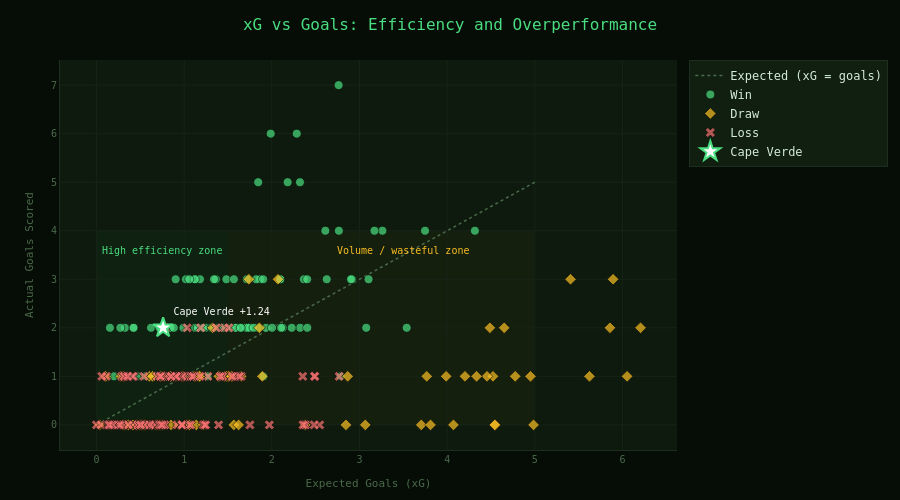

Here is the notebook cell this chart was saved with:
### Code cell
# Chart 4: xG efficiency scatter with zone annotations

fig_xg = go.Figure()

fig_xg.add_shape(type="rect", x0=0, y0=0, x1=1.5, y1=4,
                 fillcolor="rgba(74,222,128,0.04)", line_width=0, layer="below")
fig_xg.add_shape(type="rect", x0=1.5, y0=0, x1=5, y1=4,
                 fillcolor="rgba(251,191,36,0.03)", line_width=0, layer="below")
fig_xg.add_annotation(x=0.75, y=3.6, text="High efficiency zone", showarrow=False,
                       font=dict(color=C["win"], size=10))
fig_xg.add_annotation(x=3.5, y=3.6, text="Volume / wasteful zone", showarrow=False,
                       font=dict(color=C["draw"], size=10))

fig_xg.add_trace(go.Scatter(
    x=[0,5], y=[0,5], mode="lines", name="Expected (xG = goals)",
    line=dict(color=C["muted"], dash="dot", width=1.5), showlegend=True,
))

for outcome, color, sym in [("Win",C["win"],"circle"),("Draw",C["draw"],"diamond"),("Loss",C["loss"],"x")]:
    sub = df[df["outcome"]==outcome]
    fig_xg.add_trace(go.Scatter(
        x=sub["xg"], y=sub["goals"], mode="markers", name=outcome,
        marker=dict(color=color, size=9, symbol=sym, opacity=0.7,
                    line=dict(color=C["bg"], width=0.8)),
        text=sub["team"]+" vs "+sub["opponent"],
        hovertemplate="%{text}<br>xG: %{x:.2f} | Goals: %{y}<extra></extra>",
    ))

fig_xg.add_trace(go.Scatter(
    x=[0.76], y=[2], mode="markers+text", name="Cape Verde",
    marker=dict(color="#ffffff", size=15, symbol="star", line=dict(color=C["win"], width=2)),
    text=["Cape Verde +1.24"], textposition="top right",
    textfont=dict(color="#ffffff", size=10),
))

fig_xg.update_layout(
    **BASE,
    title=dict(text="xG vs Goals: Efficiency and Overperformance", font=dict(size=16,color=C["win"]), x=0.5),
    xaxis={**axis("Expected Goals (xG)")},
    yaxis={**axis("Actual Goals Scored")},
    legend=dict(bgcolor=C["card"], bordercolor=C["border"], borderwidth=1),
    height=500,
)
fig_xg.show()

### Figure 1 — Plotly figure (JSON) as saved in the notebook; plotly's stock layout.template omitted (floating-point values rounded to 4 significant figures)
{"data": [{"line": {"color": "#4a6a4a", "dash": "dot", "width": 1.5}, "mode": "lines", "name": "Expected (xG = goals)", "showlegend": true, "type": "scatter", "x": [0, 5], "y": [0, 5]}, {"hovertemplate": "%{text}<br>xG: %{x:.2f} | Goals: %{y}<extra></extra>", "marker": {"color": "#4ade80", "line": {"color": "#060d06", "width": 0.8}, "opacity": 0.7, "size": 9, "symbol": "circle"}, "mode": "markers", "name": "Win", "text": ["Morocco vs Canada", "England vs Iran", "Japan vs Spain", "United States vs Iran", "Iran vs Wales", "Tunisia vs France", "England vs Wales", "Switzerland vs Cameroon", "Portugal vs Ghana", "Netherlands vs Senegal", "Poland vs Saudi Arabia", "Netherlands vs Qatar", "France vs Denmark", "Japan vs Germany", "Senegal vs Qatar", "Belgium vs Canada", "Brazil vs Switzerland", "Germany vs Costa Rica", "Costa Rica vs Japan", "Croatia vs Morocco", "Switzerland vs Serbia", "Argentina vs Australia", "Australia vs Denmark", "Brazil vs Serbia", "Australia vs Tunisia", "Senegal vs Ecuador", "Morocco vs Portugal", "Mexico vs Saudi Arabia", "Argentina vs Poland", "Argentina vs Mexico", "Portugal vs Switzerland", "England vs Senegal", "Argentina vs Croatia", "France vs England", "France vs Morocco", "Brazil vs South Korea", "France vs Poland", "Netherlands vs United States", "Portugal vs Uruguay", "Morocco vs Belgium", "Ecuador vs Qatar", "Saudi Arabia vs Argentina", "Ghana vs South Korea", "Uruguay vs Ghana", "Spain vs Costa Rica", "Croatia vs Canada", "Cameroon vs Brazil", "France vs Australia", "South Korea vs Portugal", "Venezuela vs Jamaica", "Uruguay vs Bolivia", "Ecuador vs Jamaica", "Argentina vs Chile", "Colombia vs Paraguay", "United States vs Bolivia", "Argentina vs Peru", "Mexico vs Jamaica", "Venezuela vs Mexico", "Uruguay vs United States", "Brazil vs Paraguay", "Venezuela vs Ecuador", "Canada vs Peru", "Costa Rica vs Paraguay", "Colombia vs Panama", "Argentina vs Colombia", "Colombia vs Uruguay", "Argentina vs Canada", "Uruguay vs Panama", "Colombia vs Costa Rica", "Panama vs United States", "Panama vs Bolivia", "Argentina vs Canada", "Portugal vs Czech Republic", "Switzerland vs Hungary", "England vs Serbia", "Spain vs Croatia", "Austria vs Poland", "Turkey vs Georgia", "Romania vs Ukraine", "Ukraine vs Slovakia", "Netherlands vs Poland", "Georgia vs Portugal", "France vs Belgium", "Portugal vs Turkey", "England vs Netherlands", "Spain vs England", "Spain vs France", "Netherlands vs Turkey", "Austria vs Netherlands", "Spain vs Germany", "Turkey vs Czech Republic", "Turkey vs Austria", "Netherlands vs Romania", "Spain vs Georgia", "England vs Slovakia", "Spain vs Albania", "Germany vs Denmark", "Switzerland vs Italy", "Hungary vs Scotland", "Spain vs Italy", "Germany vs Hungary", "France vs Austria", "Slovakia vs Belgium", "Italy vs Albania", "Belgium vs Romania", "Germany vs Scotland"], "type": "scatter", "x": [0.4264, 1.987, 1.158, 1.17, 1.454, 0.2983, 2.915, 1.427, 2.097, 1.124, 1.734, 1.714, 1.934, 1.249, 0.903, 0.67, 0.9227, 4.316, 0.1994, 0.8493, 3.104, 1.482, 0.4697, 2.124, 0.359, 1.707, 0.972, 2.322, 3.077, 0.3252, 2.284, 1.02, 1.864, 0.8394, 2.002, 3.261, 1.126, 1.482, 1.214, 0.9911, 1.154, 0.1535, 1.181, 1.637, 2.762, 2.61, 0.3834, 3.17, 1.399, 1.714, 2.321, 2.366, 2.784, 0.6219, 2.405, 2.106, 1.136, 1.139, 1.272, 3.748, 1.585, 0.909, 0.2721, 2.18, 1.083, 1.172, 1.754, 1.361, 2.902, 0.7308, 1.341, 3.538, 1.838, 2.096, 0.5588, 1.567, 1.822, 2.403, 1.121, 1.732, 1.313, 1.345, 1.262, 1.901, 1.237, 1.792, 0.4215, 0.7189, 1.058, 1.534, 1.218, 0.8825, 2.626, 2.765, 1.587, 0.9517, 2.227, 0.7824, 1.001, 1.534, 1.484, 1.905, 0.7111, 1.45, 1.646, 1.845], "y": [2, 6, 2, 1, 2, 1, 3, 1, 3, 2, 2, 2, 2, 2, 3, 1, 1, 4, 1, 2, 3, 2, 1, 2, 1, 2, 1, 2, 2, 2, 6, 3, 3, 2, 2, 4, 3, 3, 2, 2, 2, 2, 3, 2, 7, 4, 1, 4, 2, 3, 5, 3, 1, 2, 2, 2, 1, 1, 1, 4, 2, 1, 2, 5, 1, 1, 2, 3, 3, 2, 3, 2, 2, 3, 1, 3, 3, 3, 3, 2, 2, 2, 1, 3, 2, 2, 2, 2, 3, 2, 2, 2, 3, 4, 2, 1, 2, 2, 1, 1, 2, 1, 1, 2, 2, 5]}, {"hovertemplate": "%{text}<br>xG: %{x:.2f} | Goals: %{y}<extra></extra>", "marker": {"color": "#fbbf24", "line": {"color": "#060d06", "width": 0.8}, "opacity": 0.7, "size": 9, "symbol": "diamond"}, "mode": "markers", "name": "Draw", "text": ["Croatia vs Belgium", "Belgium vs Croatia", "Netherlands vs Ecuador", "Ecuador vs Netherlands", "England vs United States", "United States vs England", "Morocco vs Croatia", "Croatia vs Morocco", "United States vs Wales", "Wales vs United States", "Denmark vs Tunisia", "Tunisia vs Denmark", "Mexico vs Poland", "Poland vs Mexico", "Netherlands vs Argentina", "Argentina vs Netherlands", "Argentina vs France", "France vs Argentina", "Uruguay vs South Korea", "South Korea vs Uruguay", "Croatia vs Brazil", "Brazil vs Croatia", "Morocco vs Spain", "Spain vs Morocco", "Japan vs Croatia", "Croatia vs Japan", "Spain vs Germany", "Germany vs Spain", "Cameroon vs Serbia", "Serbia vs Cameroon", "Brazil vs Colombia", "Colombia vs Brazil", "Peru vs Chile", "Chile vs Peru", "Mexico vs Ecuador", "Ecuador vs Mexico", "Brazil vs Costa Rica", "Costa Rica vs Brazil", "Canada vs Uruguay", "Uruguay vs Canada", "Uruguay vs Brazil", "Brazil vs Uruguay", "Venezuela vs Canada", "Canada vs Venezuela", "Argentina vs Ecuador", "Ecuador vs Argentina", "Canada vs Chile", "Chile vs Canada", "England vs Slovenia", "Slovenia vs England", "Croatia vs Italy", "Italy vs Croatia", "Slovenia vs Serbia", "Serbia vs Slovenia", "France vs Poland", "Poland vs France", "Georgia vs Czech Republic", "Czech Republic vs Georgia", "England vs Switzerland", "Switzerland vs England", "Slovenia vs Denmark", "Denmark vs Slovenia", "Switzerland vs Germany", "Germany vs Switzerland", "Scotland vs Switzerland", "Switzerland vs Scotland", "Portugal vs France", "France vs Portugal", "Denmark vs England", "England vs Denmark", "Ukraine vs Belgium", "Belgium vs Ukraine", "Portugal vs Slovenia", "Slovenia vs Portugal", "Denmark vs Serbia", "Serbia vs Denmark", "Netherlands vs France", "France vs Netherlands", "Croatia vs Albania", "Albania vs Croatia", "Slovakia vs Romania", "Romania vs Slovakia"], "type": "scatter", "x": [0.695, 2.382, 0.1045, 1.651, 0.4606, 0.5143, 0.3626, 0.8499, 0.6025, 1.395, 1.567, 1.06, 0.5291, 1.138, 4.487, 5.857, 5.892, 5.407, 0.4173, 0.493, 3.767, 4.95, 3.704, 2.845, 4.203, 3.988, 0.6395, 1.147, 2.07, 1.738, 0.3058, 1.503, 0.6773, 1.025, 0.9376, 0.3058, 1.621, 0.03673, 6.205, 4.65, 4.547, 3.81, 5.623, 6.052, 4.776, 4.523, 0.6995, 0.454, 0.7562, 0.1649, 1.483, 0.9854, 1.552, 1.461, 1.891, 1.179, 1.18, 2.865, 4.455, 4.335, 0.9664, 1.511, 0.2801, 1.542, 0.7719, 0.9902, 4.543, 4.985, 0.7333, 1.173, 0.7092, 0.634, 4.072, 3.066, 0.5515, 0.3244, 0.7382, 1.218, 1.859, 1.326, 0.8447, 1.122], "y": [0, 0, 1, 1, 0, 0, 0, 0, 1, 1, 0, 0, 0, 0, 2, 2, 3, 3, 0, 0, 1, 1, 0, 0, 1, 1, 1, 1, 3, 3, 1, 1, 0, 0, 0, 0, 0, 0, 2, 2, 0, 0, 1, 1, 1, 1, 0, 0, 0, 0, 1, 1, 1, 1, 1, 1, 1, 1, 1, 1, 1, 1, 1, 1, 1, 1, 0, 0, 1, 1, 0, 0, 0, 0, 0, 0, 0, 0, 2, 2, 1, 1]}, {"hovertemplate": "%{text}<br>xG: %{x:.2f} | Goals: %{y}<extra></extra>", "marker": {"color": "#f87171", "line": {"color": "#060d06", "width": 0.8}, "opacity": 0.7, "size": 9, "symbol": "x"}, "mode": "markers", "name": "Loss", "text": ["Canada vs Morocco", "Iran vs England", "Spain vs Japan", "Iran vs United States", "Wales vs Iran", "France vs Tunisia", "Wales vs England", "Cameroon vs Switzerland", "Ghana vs Portugal", "Senegal vs Netherlands", "Saudi Arabia vs Poland", "Qatar vs Netherlands", "Denmark vs France", "Germany vs Japan", "Qatar vs Senegal", "Canada vs Belgium", "Switzerland vs Brazil", "Costa Rica vs Germany", "Japan vs Costa Rica", "Morocco vs Croatia", "Serbia vs Switzerland", "Australia vs Argentina", "Denmark vs Australia", "Serbia vs Brazil", "Tunisia vs Australia", "Ecuador vs Senegal", "Portugal vs Morocco", "Saudi Arabia vs Mexico", "Poland vs Argentina", "Mexico vs Argentina", "Switzerland vs Portugal", "Senegal vs England", "Croatia vs Argentina", "England vs France", "Morocco vs France", "South Korea vs Brazil", "Poland vs France", "United States vs Netherlands", "Uruguay vs Portugal", "Belgium vs Morocco", "Qatar vs Ecuador", "Argentina vs Saudi Arabia", "South Korea vs Ghana", "Ghana vs Uruguay", "Costa Rica vs Spain", "Canada vs Croatia", "Brazil vs Cameroon", "Australia vs France", "Portugal vs South Korea", "Jamaica vs Venezuela", "Bolivia vs Uruguay", "Jamaica vs Ecuador", "Chile vs Argentina", "Paraguay vs Colombia", "Bolivia vs United States", "Peru vs Argentina", "Jamaica vs Mexico", "Mexico vs Venezuela", "United States vs Uruguay", "Paraguay vs Brazil", "Ecuador vs Venezuela", "Peru vs Canada", "Paraguay vs Costa Rica", "Panama vs Colombia", "Colombia vs Argentina", "Uruguay vs Colombia", "Canada vs Argentina", "Panama vs Uruguay", "Costa Rica vs Colombia", "United States vs Panama", "Bolivia vs Panama", "Canada vs Argentina", "Czech Republic vs Portugal", "Hungary vs Switzerland", "Serbia vs England", "Croatia vs Spain", "Poland vs Austria", "Georgia vs Turkey", "Ukraine vs Romania", "Slovakia vs Ukraine", "Poland vs Netherlands", "Portugal vs Georgia", "Belgium vs France", "Turkey vs Portugal", "Netherlands vs England", "England vs Spain", "France vs Spain", "Turkey vs Netherlands", "Netherlands vs Austria", "Germany vs Spain", "Czech Republic vs Turkey", "Austria vs Turkey", "Romania vs Netherlands", "Georgia vs Spain", "Slovakia vs England", "Albania vs Spain", "Denmark vs Germany", "Italy vs Switzerland", "Scotland vs Hungary", "Italy vs Spain", "Hungary vs Germany", "Austria vs France", "Belgium vs Slovakia", "Albania vs Italy", "Romania vs Belgium", "Scotland vs Germany"], "type": "scatter", "x": [1.096, 1.456, 0.8577, 0.9208, 0.6156, 0.477, 0.208, 0.6131, 0.78, 0.6915, 1.972, 0.1437, 0.8885, 2.768, 0.9601, 2.546, 0.2886, 1.035, 0.7735, 0.9915, 1.189, 0.4261, 0.7372, 0.1633, 1.052, 1.002, 0.7441, 1.076, 0.1976, 0.2064, 1.272, 0.9728, 0.4101, 2.353, 1.23, 0.3448, 1.594, 1.652, 1.217, 0.6426, 0.3042, 2.492, 1.368, 1.393, 0.0, 0.2868, 2.378, 0.3233, 0.9737, 0.6676, 0.05076, 0.9347, 0.131, 0.8276, 0.1497, 0.1666, 0.5062, 2.384, 0.471, 0.6917, 0.7356, 0.5764, 1.44, 0.61, 0.9723, 0.7546, 0.7176, 0.5409, 0.1653, 0.9143, 0.7934, 0.9773, 0.3148, 1.103, 0.2494, 2.482, 1.438, 1.579, 0.5435, 0.7461, 0.9092, 2.356, 0.3632, 0.779, 0.4122, 0.7264, 0.8508, 1.182, 1.51, 1.629, 1.41, 2.487, 0.2677, 0.1131, 1.548, 0.5032, 1.073, 0.7257, 0.1835, 0.1434, 1.228, 0.7483, 1.75, 0.3546, 1.246, 0.06053], "y": [1, 2, 1, 0, 0, 0, 0, 0, 2, 0, 0, 0, 1, 1, 1, 0, 0, 2, 0, 1, 2, 1, 0, 0, 0, 1, 0, 1, 0, 0, 1, 0, 0, 1, 0, 1, 1, 1, 0, 0, 0, 1, 2, 0, 0, 1, 0, 1, 1, 0, 0, 1, 0, 1, 0, 0, 0, 0, 0, 1, 1, 0, 1, 0, 0, 0, 0, 1, 0, 1, 1, 0, 1, 1, 0, 0, 1, 1, 0, 1, 1, 0, 0, 0, 1, 1, 1, 1, 2, 1, 1, 1, 0, 1, 1, 0, 0, 0, 0, 0, 0, 0, 0, 1, 0, 1]}, {"marker": {"color": "#ffffff", "line": {"color": "#4ade80", "width": 2}, "size": 15, "symbol": "star"}, "mode": "markers+text", "name": "Cape Verde", "text": ["Cape Verde +1.24"], "textfont": {"color": "#ffffff", "size": 10}, "textposition": "top right", "type": "scatter", "x": [0.76], "y": [2]}], "layout": {"annotations": [{"font": {"color": "#4ade80", "size": 10}, "showarrow": false, "text": "High efficiency zone", "x": 0.75, "y": 3.6}, {"font": {"color": "#fbbf24", "size": 10}, "showarrow": false, "text": "Volume / wasteful zone", "x": 3.5, "y": 3.6}], "font": {"color": "#d4edda", "family": "monospace", "size": 12}, "height": 500, "hoverlabel": {"bgcolor": "#111f11", "bordercolor": "#1e2e1e", "font": {"color": "#d4edda"}}, "legend": {"bgcolor": "#111f11", "bordercolor": "#1e2e1e", "borderwidth": 1}, "margin": {"b": 50, "l": 60, "r": 40, "t": 60}, "paper_bgcolor": "#060d06", "plot_bgcolor": "#0d1a0d", "shapes": [{"fillcolor": "rgba(74,222,128,0.04)", "layer": "below", "line": {"width": 0}, "type": "rect", "x0": 0, "x1": 1.5, "y0": 0, "y1": 4}, {"fillcolor": "rgba(251,191,36,0.03)", "layer": "below", "line": {"width": 0}, "type": "rect", "x0": 1.5, "x1": 5, "y0": 0, "y1": 4}], "title": {"font": {"color": "#4ade80", "size": 16}, "text": "xG vs Goals: Efficiency and Overperformance", "x": 0.5}, "xaxis": {"gridcolor": "#162316", "linecolor": "#1e2e1e", "showline": true, "tickcolor": "#1e2e1e", "tickfont": {"color": "#4a6a4a", "size": 10}, "title": {"font": {"color": "#4a6a4a", "size": 11}, "text": "Expected Goals (xG)"}, "zeroline": false}, "yaxis": {"gridcolor": "#162316", "linecolor": "#1e2e1e", "showline": true, "tickcolor": "#1e2e1e", "tickfont": {"color": "#4a6a4a", "size": 10}, "title": {"font": {"color": "#4a6a4a", "size": 11}, "text": "Actual Goals Scored"}, "zeroline": false}}}
